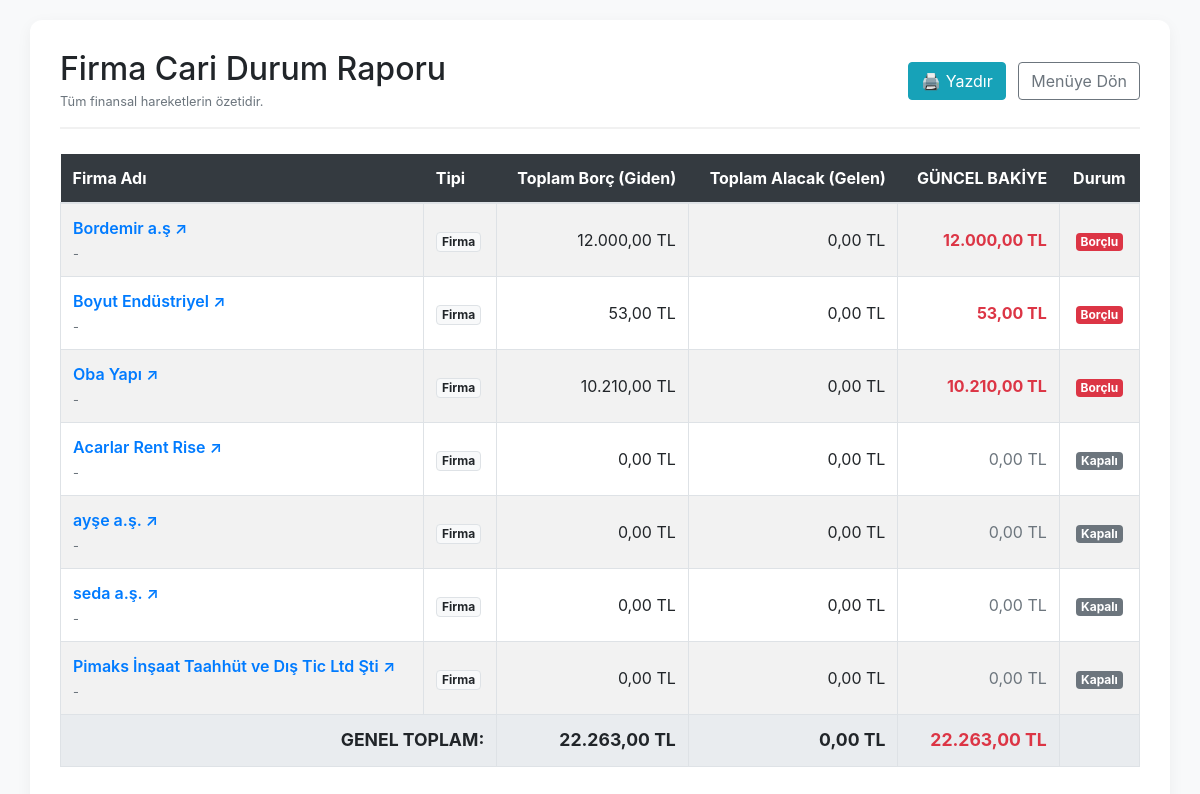
Screenshot of /cari/cari-durum-raporu with the database file from the repository.
### app/firmalar/models.py (models this page shows, shortened)
class Firma(db.Model):
    __tablename__ = 'firma'
    id = db.Column(db.Integer, primary_key=True)
    firma_adi = db.Column(db.String(150), nullable=False, index=True)
    yetkili_adi = db.Column(db.String(100), nullable=False)
    telefon = db.Column(db.String(20), nullable=True)
    eposta = db.Column(db.String(120), nullable=True, index=True)
    iletisim_bilgileri = db.Column(db.Text, nullable=False)
    vergi_dairesi = db.Column(db.String(100), nullable=False)
    vergi_no = db.Column(db.String(50), unique=True, nullable=False, index=True)
    is_musteri = db.Column(db.Boolean, default=True, nullable=False, index=True)
    is_tedarikci = db.Column(db.Boolean, default=False, nullable=False, index=True)
    is_active = db.Column(db.Boolean, default=True, nullable=False)
    bakiye = db.Column(db.Numeric(15, 2), default=0, nullable=False)
    sozlesme_no = db.Column(db.String(50), unique=False, nullable=True) # Örn: PS-2026-001
    sozlesme_rev_no = db.Column(db.Integer, default=0, nullable=True) # Yenilendikçe artacak
    sozlesme_tarihi = db.Column(db.Date, nullable=True, default=date.today)
    bulut_klasor_adi = db.Column(db.String(100), unique=True, nullable=True)
    imza_yetkisi_kontrol_edildi = db.Column(
        db.Boolean,
        default=False,
        nullable=False
    )
    imza_yetkisi_kontrol_tarihi = db.Column(
        db.DateTime,
        nullable=True
    )
    imza_yetkisi_kontrol_eden_id = db.Column(
        db.Integer,
        nullable=True
    )
    imza_arsiv_notu = db.Column(
        db.String(255),
        nullable=True
    )
    kiralamalar = db.relationship(
        'Kiralama',
        back_populates='firma_musteri',
        foreign_keys='Kiralama.firma_musteri_id',
        cascade="all, delete-orphan",
        order_by="desc(Kiralama.id)"
    )
    tedarik_edilen_ekipmanlar = db.relationship(
        'Ekipman',
        back_populates='firma_tedarikci',
        foreign_keys='Ekipman.firma_tedarikci_id'
    )
    odemeler = db.relationship(
        'Odeme',
        back_populates='firma_musteri',
        foreign_keys='Odeme.firma_musteri_id',
        cascade="all, delete-orphan"
    )
    saglanan_nakliye_hizmetleri = db.relationship(
        'KiralamaKalemi',
        back_populates='nakliye_tedarikci',
        foreign_keys='KiralamaKalemi.nakliye_tedarikci_id'
    )
    hizmet_kayitlari = db.relationship(
        'HizmetKaydi',
        back_populates='firma',
        foreign_keys='HizmetKaydi.firma_id'
    )
    tedarik_edilen_parcalar = db.relationship(
        'StokKarti',
        back_populates='varsayilan_tedarikci',
        foreign_keys='StokKarti.varsayilan_tedarikci_id'
    )
    stok_hareketleri = db.relationship(
        'StokHareket',
        back_populates='firma',
        cascade="all, delete-orphan"
    )
    nakliyeler = db.relationship(
        'Nakliye',
        back_populates='firma',
        cascade="all, delete-orphan"
    )

### app/cari/routes.py (the view)
@cari_bp.route('/cari-durum-raporu')
def cari_durum_raporu():
    try:
        h_ozet = db.session.query(
            HizmetKaydi.firma_id,
            func.sum(case((HizmetKaydi.yon == 'giden', HizmetKaydi.tutar), else_=0)).label('b'),
            func.sum(case((HizmetKaydi.yon == 'gelen', HizmetKaydi.tutar), else_=0)).label('a')
        ).group_by(HizmetKaydi.firma_id).subquery()
        o_ozet = db.session.query(
            Odeme.firma_musteri_id,
            func.sum(case((Odeme.yon == 'odeme', Odeme.tutar), else_=0)).label('b'),
            func.sum(case((Odeme.yon == 'tahsilat', Odeme.tutar), else_=0)).label('a')
        ).group_by(Odeme.firma_musteri_id).subquery()
        sorgu = db.session.query(
            Firma.id,
            Firma.firma_adi,
            (func.coalesce(h_ozet.c.b, 0) + func.coalesce(o_ozet.c.b, 0)).label('tb'),
            (func.coalesce(h_ozet.c.a, 0) + func.coalesce(o_ozet.c.a, 0)).label('ta')
        ).outerjoin(h_ozet, Firma.id == h_ozet.c.firma_id)\
         .outerjoin(o_ozet, Firma.id == o_ozet.c.firma_musteri_id)\
         .filter(Firma.is_active == True).all()
        rapor = []
        toplamlar = {'borc': Decimal('0.00'), 'alacak': Decimal('0.00'), 'bakiye': Decimal('0.00')}
        for r in sorgu:
            val_borc = Decimal(str(r.tb)) if r.tb is not None else Decimal('0.00')
            val_alacak = Decimal(str(r.ta)) if r.ta is not None else Decimal('0.00')
            bakiye_hesap = val_borc - val_alacak
            toplamlar['borc'] += val_borc
            toplamlar['alacak'] += val_alacak
            toplamlar['bakiye'] += bakiye_hesap
            rapor.append({
                'id': r.id,
                'firma_adi': r.firma_adi,
                'borc': val_borc,
                'alacak': val_alacak,
                'bakiye': bakiye_hesap
            })
        return render_template('cari/cari_durum_raporu.html', rapor=rapor, genel_toplam=toplamlar)
    except Exception as e:
        db.session.rollback()
        traceback.print_exc()
        flash(f"Rapor hazırlanırken bir hata oluştu: {str(e)}", "danger")
        return redirect(url_for('cari.finans_menu'))

### app/templates/cari/cari_durum_raporu.html (shortened to what this page needs)
<!DOCTYPE html>
<html lang="tr">
<head>
    <link rel="stylesheet" href="https://stackpath.bootstrapcdn.com/bootstrap/4.5.2/css/bootstrap.min.css">
</head>
<body>
<div class="container">
    <div class="header-area">
        <div>
            <h2 class="mb-0">Firma Cari Durum Raporu</h2>
            <small class="text-muted">Tüm finansal hareketlerin özetidir.</small>
        </div>
        <div class="no-print">
            <button onclick="window.print()" class="btn btn-info mr-2">
                🖨️ Yazdır
            </button>
            <a href="{{ url_for('cari.finans_menu') }}" class="btn btn-outline-secondary">
                Menüye Dön
            </a>
        </div>
    </div>
    <div class="table-responsive">
        <table class="table table-hover table-striped table-bordered">
            <thead>
                <tr>
                    <th>Firma Adı</th>
                    <th>Tipi</th>
                    <th class="text-right">Toplam Borç (Giden)</th>
                    <th class="text-right">Toplam Alacak (Gelen)</th>
                    <th class="text-right">GÜNCEL BAKİYE</th>
                    <th class="text-center">Durum</th>
                </tr>
            </thead>
            <tbody>
                {% for satir in rapor %}
                <tr>
                    <td>
                        <a href="{{ url_for('firmalar.bilgi', id=satir.id) }}" class="firma-link" target="_blank">
                            {{ satir.firma_adi }} ↗
                        </a>
                        <br>
                        <small class="text-muted">{{ satir.yetkili if satir.yetkili else '-' }}</small>
                    </td>
                    <td><span class="badge badge-light border">{{ satir.tipi if satir.tipi else 'Firma' }}</span></td>
                    <td class="text-right">
                        {{ "{:,.2f}".format(satir.borc).replace(',', 'X').replace('.', ',').replace('X', '.') }} TL
                    </td>
                    <td class="text-right">
                        {{ "{:,.2f}".format(satir.alacak).replace(',', 'X').replace('.', ',').replace('X', '.') }} TL
                    </td>
                    <td class="text-right">
                        {% if satir.bakiye > 0 %}
                            <span class="bakiye-pozitif">{{ "{:,.2f}".format(satir.bakiye).replace(',', 'X').replace('.', ',').replace('X', '.') }} TL</span>
                        {% elif satir.bakiye < 0 %}
                            <span class="bakiye-negatif">{{ "{:,.2f}".format(satir.bakiye).replace(',', 'X').replace('.', ',').replace('X', '.') }} TL</span>
                        {% else %}
                            <span class="bakiye-sifir">0,00 TL</span>
                        {% endif %}
                    </td>
                    <td class="text-center">
                        {% if satir.bakiye > 0 %} <span class="badge badge-danger">Borçlu</span>
                        {% elif satir.bakiye < 0 %} <span class="badge badge-success">Alacaklı</span>
                        {% else %} <span class="badge badge-secondary">Kapalı</span> {% endif %}
                    </td>
                </tr>
                {% else %}
                <tr><td colspan="6" class="text-center py-4">Kayıt bulunamadı.</td></tr>
                {% endfor %}
            </tbody>
            <tfoot style="background-color: #e9ecef; font-weight: bold; font-size: 1.1em;">
                <tr>
                    <td colspan="2" class="text-right">GENEL TOPLAM:</td>
                    <td class="text-right">
                        {{ "{:,.2f}".format(genel_toplam.borc).replace(',', 'X').replace('.', ',').replace('X', '.') }} TL
                    </td>
                    <td class="text-right">
                        {{ "{:,.2f}".format(genel_toplam.alacak).replace(',', 'X').replace('.', ',').replace('X', '.') }} TL
                    </td>
                    <td class="text-right">
                        {% if genel_toplam.bakiye > 0 %}
                            <span style="color: #dc3545;">{{ "{:,.2f}".format(genel_toplam.bakiye).replace(',', 'X').replace('.', ',').replace('X', '.') }} TL</span>
                        {% elif genel_toplam.bakiye < 0 %}
                            <span style="color: #28a745;">{{ "{:,.2f}".format(genel_toplam.bakiye).replace(',', 'X').replace('.', ',').replace('X', '.') }} TL</span>
                        {% else %}
                            0,00 TL
                        {% endif %}
                    </td>
                    <td></td>
                </tr>
            </tfoot>
        </table>
    </div>
</div>
</body>
</html>

### app/templates/cari/cari_durum_raporu.html (style rules this page uses)
body { background-color: #f8f9fa; padding: 20px; }
.container { background: white; padding: 30px; border-radius: 12px; box-shadow: 0 4px 15px rgba(0,0,0,0.05); }
.header-area { display: flex; justify-content: space-between; align-items: center; margin-bottom: 25px; padding-bottom: 15px; border-bottom: 2px solid #f1f1f1; }
.bakiye-pozitif { color: #dc3545; font-weight: bold; }
.bakiye-sifir { color: #6c757d; }
.table th { background-color: #343a40; color: white; border: none; }
.table td { vertical-align: middle; }
.firma-link { color: #007bff; font-weight: 600; text-decoration: none; }

### rows the page displays
Firma: firma_adi "Bordemir a.ş", yetkili "-", tipi "Firma", borc "12.000,00", alacak "0,00", bakiye "12.000,00", shows "Borçlu"
Firma: firma_adi "Boyut Endüstriyel", yetkili "-", tipi "Firma", borc "53,00", alacak "0,00", bakiye "53,00", shows "Borçlu"
Firma: firma_adi "Oba Yapı", yetkili "-", tipi "Firma", borc "10.210,00", alacak "0,00", bakiye "10.210,00", shows "Borçlu"
Firma: firma_adi "Acarlar Rent Rise", yetkili "-", tipi "Firma", borc "0,00", alacak "0,00", shows "0,00 TL", shows "Kapalı"
Firma: firma_adi "ayşe a.ş.", yetkili "-", tipi "Firma", borc "0,00", alacak "0,00", shows "0,00 TL", shows "Kapalı"
Firma: firma_adi "seda a.ş.", yetkili "-", tipi "Firma", borc "0,00", alacak "0,00", shows "0,00 TL", shows "Kapalı"
Firma: firma_adi "Pimaks İnşaat Taahhüt ve Dış Tic Ltd Şti", yetkili "-", tipi "Firma", borc "0,00", alacak "0,00", shows "0,00 TL", shows "Kapalı"
